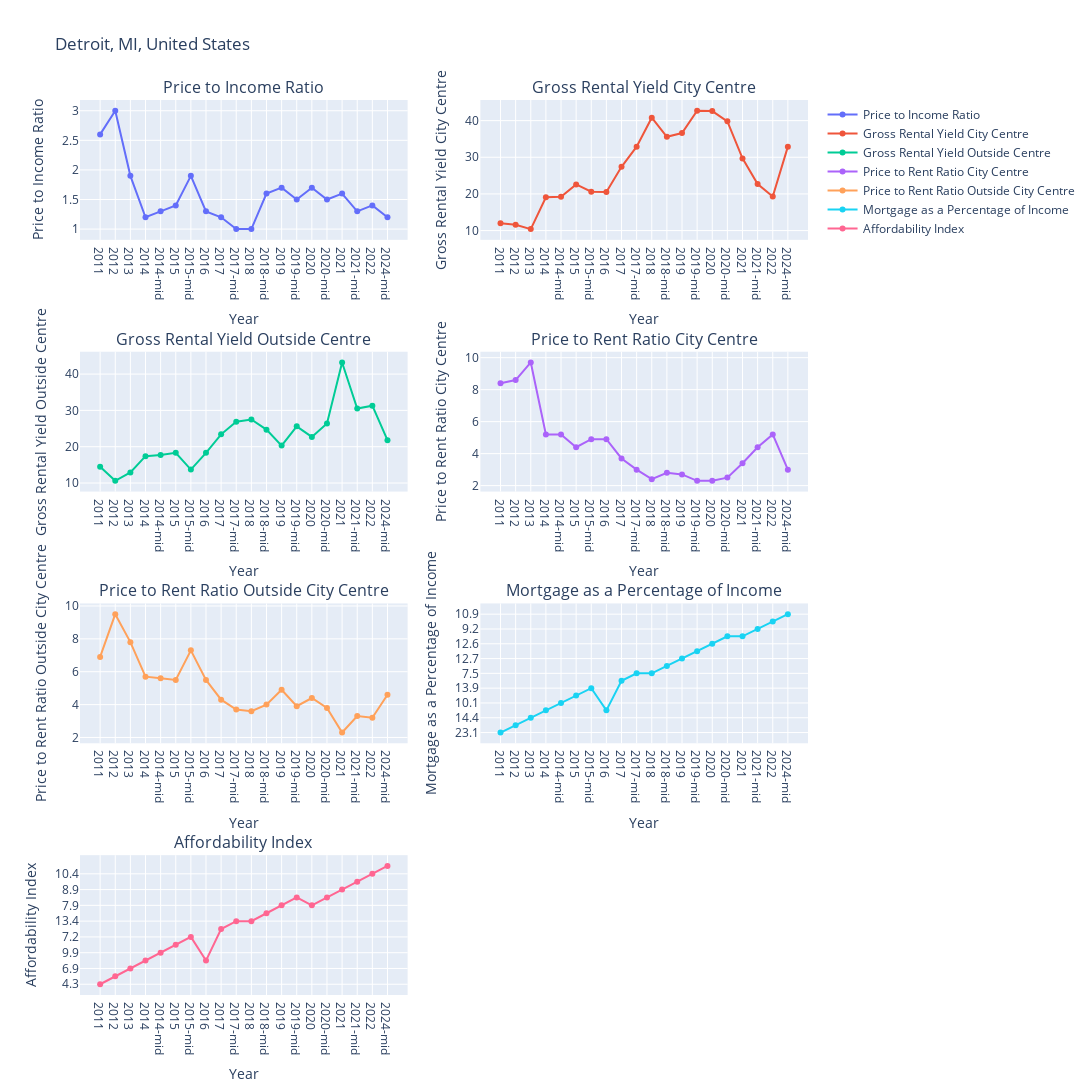
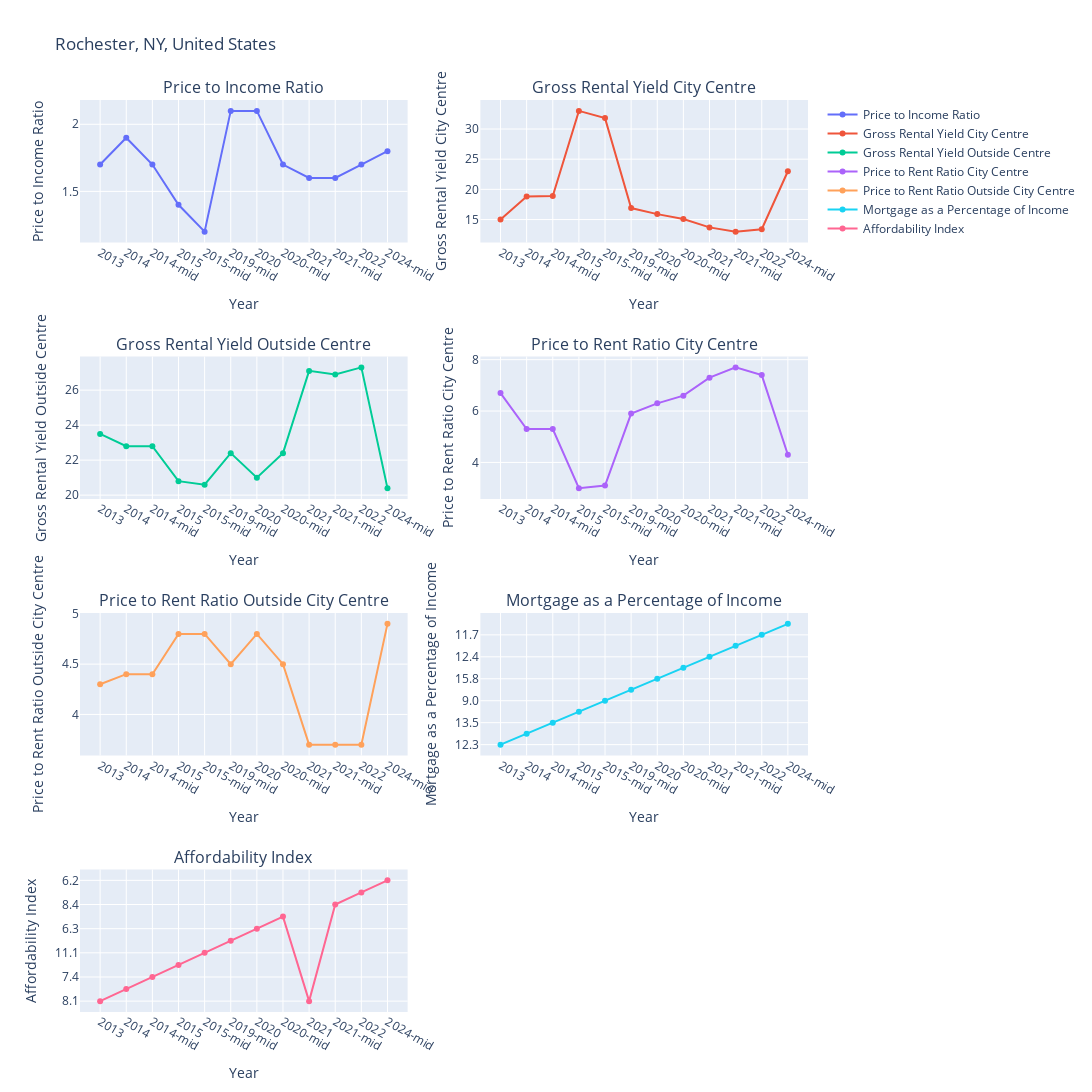

These figures' notebook cell, in order:
### Code cell
for city in cities:
    selected_city_df = df[df["City"] == city].sort_values('Year', ascending=True)
    selected_city_df.drop(columns=["City"], inplace=True)
    plot_graph(selected_city_df, city)

### Figure 1 — Plotly figure (JSON) as saved in the notebook; plotly's stock layout.template omitted (floating-point values rounded to 4 significant figures)
{"data": [{"mode": "lines+markers", "name": "Price to Income Ratio", "type": "scatter", "x": ["2011", "2012", "2013", "2014", "2014-mid", "2015", "2015-mid", "2016", "2017", "2017-mid", "2018", "2018-mid", "2019", "2019-mid", "2020", "2020-mid", "2021", "2021-mid", "2022", "2024-mid"], "xaxis": "x", "y": [2.6, 3, 1.9, 1.2, 1.3, 1.4, 1.9, 1.3, 1.2, 1, 1, 1.6, 1.7, 1.5, 1.7, 1.5, 1.6, 1.3, 1.4, 1.2], "yaxis": "y"}, {"mode": "lines+markers", "name": "Gross Rental Yield City Centre", "type": "scatter", "x": ["2011", "2012", "2013", "2014", "2014-mid", "2015", "2015-mid", "2016", "2017", "2017-mid", "2018", "2018-mid", "2019", "2019-mid", "2020", "2020-mid", "2021", "2021-mid", "2022", "2024-mid"], "xaxis": "x2", "y": [12, 11.6, 10.4, 19.1, 19.2, 22.6, 20.6, 20.5, 27.4, 32.9, 40.8, 35.6, 36.6, 42.7, 42.6, 39.8, 29.7, 22.7, 19.3, 32.9], "yaxis": "y2"}, {"mode": "lines+markers", "name": "Gross Rental Yield Outside Centre", "type": "scatter", "x": ["2011", "2012", "2013", "2014", "2014-mid", "2015", "2015-mid", "2016", "2017", "2017-mid", "2018", "2018-mid", "2019", "2019-mid", "2020", "2020-mid", "2021", "2021-mid", "2022", "2024-mid"], "xaxis": "x3", "y": [14.5, 10.6, 12.9, 17.4, 17.7, 18.3, 13.7, 18.3, 23.4, 26.9, 27.5, 24.7, 20.3, 25.6, 22.7, 26.4, 43.2, 30.5, 31.3, 21.8], "yaxis": "y3"}, {"mode": "lines+markers", "name": "Price to Rent Ratio City Centre", "type": "scatter", "x": ["2011", "2012", "2013", "2014", "2014-mid", "2015", "2015-mid", "2016", "2017", "2017-mid", "2018", "2018-mid", "2019", "2019-mid", "2020", "2020-mid", "2021", "2021-mid", "2022", "2024-mid"], "xaxis": "x4", "y": [8.4, 8.6, 9.7, 5.2, 5.2, 4.4, 4.9, 4.9, 3.7, 3, 2.4, 2.8, 2.7, 2.3, 2.3, 2.5, 3.4, 4.4, 5.2, 3], "yaxis": "y4"}, {"mode": "lines+markers", "name": "Price to Rent Ratio Outside City Centre", "type": "scatter", "x": ["2011", "2012", "2013", "2014", "2014-mid", "2015", "2015-mid", "2016", "2017", "2017-mid", "2018", "2018-mid", "2019", "2019-mid", "2020", "2020-mid", "2021", "2021-mid", "2022", "2024-mid"], "xaxis": "x5", "y": [6.9, 9.5, 7.8, 5.7, 5.6, 5.5, 7.3, 5.5, 4.3, 3.7, 3.6, 4, 4.9, 3.9, 4.4, 3.8, 2.3, 3.3, 3.2, 4.6], "yaxis": "y5"}, {"mode": "lines+markers", "name": "Mortgage as a Percentage of Income", "type": "scatter", "x": ["2011", "2012", "2013", "2014", "2014-mid", "2015", "2015-mid", "2016", "2017", "2017-mid", "2018", "2018-mid", "2019", "2019-mid", "2020", "2020-mid", "2021", "2021-mid", "2022", "2024-mid"], "xaxis": "x6", "y": ["23.1", "25.2", "14.4", "9.5", "10.1", "10.4", "13.9", "9.5", "8.9", "7.5", "7.5", "12.0", "12.7", "11.4", "12.6", "11.3", "11.3", "9.2", "9.6", "10.9"], "yaxis": "y6"}, {"mode": "lines+markers", "name": "Affordability Index", "type": "scatter", "x": ["2011", "2012", "2013", "2014", "2014-mid", "2015", "2015-mid", "2016", "2017", "2017-mid", "2018", "2018-mid", "2019", "2019-mid", "2020", "2020-mid", "2021", "2021-mid", "2022", "2024-mid"], "xaxis": "x7", "y": ["4.3", "4.0", "6.9", "10.5", "9.9", "9.6", "7.2", "10.5", "11.2", "13.4", "13.4", "8.4", "7.9", "8.8", "7.9", "8.8", "8.9", "10.9", "10.4", "9.2"], "yaxis": "y7"}], "layout": {"annotations": [{"font": {"size": 16}, "showarrow": false, "text": "Price to Income Ratio", "x": 0.225, "xanchor": "center", "xref": "paper", "y": 1, "yanchor": "bottom", "yref": "paper"}, {"font": {"size": 16}, "showarrow": false, "text": "Gross Rental Yield City Centre", "x": 0.775, "xanchor": "center", "xref": "paper", "y": 1, "yanchor": "bottom", "yref": "paper"}, {"font": {"size": 16}, "showarrow": false, "text": "Gross Rental Yield Outside Centre", "x": 0.225, "xanchor": "center", "xref": "paper", "y": 0.7188, "yanchor": "bottom", "yref": "paper"}, {"font": {"size": 16}, "showarrow": false, "text": "Price to Rent Ratio City Centre", "x": 0.775, "xanchor": "center", "xref": "paper", "y": 0.7188, "yanchor": "bottom", "yref": "paper"}, {"font": {"size": 16}, "showarrow": false, "text": "Price to Rent Ratio Outside City Centre", "x": 0.225, "xanchor": "center", "xref": "paper", "y": 0.4375, "yanchor": "bottom", "yref": "paper"}, {"font": {"size": 16}, "showarrow": false, "text": "Mortgage as a Percentage of Income", "x": 0.775, "xanchor": "center", "xref": "paper", "y": 0.4375, "yanchor": "bottom", "yref": "paper"}, {"font": {"size": 16}, "showarrow": false, "text": "Affordability Index", "x": 0.225, "xanchor": "center", "xref": "paper", "y": 0.1562, "yanchor": "bottom", "yref": "paper"}], "height": 1500, "title": {"text": "Detroit, MI, United States"}, "width": 1500, "xaxis": {"anchor": "y", "domain": [0, 0.45], "title": {"text": "Year"}}, "xaxis2": {"anchor": "y2", "domain": [0.55, 1], "title": {"text": "Year"}}, "xaxis3": {"anchor": "y3", "domain": [0, 0.45], "title": {"text": "Year"}}, "xaxis4": {"anchor": "y4", "domain": [0.55, 1], "title": {"text": "Year"}}, "xaxis5": {"anchor": "y5", "domain": [0, 0.45], "title": {"text": "Year"}}, "xaxis6": {"anchor": "y6", "domain": [0.55, 1], "title": {"text": "Year"}}, "xaxis7": {"anchor": "y7", "domain": [0, 0.45], "title": {"text": "Year"}}, "xaxis8": {"anchor": "y8", "domain": [0.55, 1]}, "yaxis": {"anchor": "x", "domain": [0.8438, 1], "title": {"text": "Price to Income Ratio"}}, "yaxis2": {"anchor": "x2", "domain": [0.8438, 1], "title": {"text": "Gross Rental Yield City Centre"}}, "yaxis3": {"anchor": "x3", "domain": [0.5625, 0.7188], "title": {"text": "Gross Rental Yield Outside Centre"}}, "yaxis4": {"anchor": "x4", "domain": [0.5625, 0.7188], "title": {"text": "Price to Rent Ratio City Centre"}}, "yaxis5": {"anchor": "x5", "domain": [0.2812, 0.4375], "title": {"text": "Price to Rent Ratio Outside City Centre"}}, "yaxis6": {"anchor": "x6", "domain": [0.2812, 0.4375], "title": {"text": "Mortgage as a Percentage of Income"}}, "yaxis7": {"anchor": "x7", "domain": [0, 0.1562], "title": {"text": "Affordability Index"}}, "yaxis8": {"anchor": "x8", "domain": [0, 0.1562]}}}

### Figure 2 — Plotly figure (JSON) as saved in the notebook; plotly's stock layout.template omitted (floating-point values rounded to 4 significant figures)
{"data": [{"mode": "lines+markers", "name": "Price to Income Ratio", "type": "scatter", "x": ["2013", "2014", "2014-mid", "2015", "2015-mid", "2019-mid", "2020", "2020-mid", "2021", "2021-mid", "2022", "2024-mid"], "xaxis": "x", "y": [1.7, 1.9, 1.7, 1.4, 1.2, 2.1, 2.1, 1.7, 1.6, 1.6, 1.7, 1.8], "yaxis": "y"}, {"mode": "lines+markers", "name": "Gross Rental Yield City Centre", "type": "scatter", "x": ["2013", "2014", "2014-mid", "2015", "2015-mid", "2019-mid", "2020", "2020-mid", "2021", "2021-mid", "2022", "2024-mid"], "xaxis": "x2", "y": [15, 18.8, 18.9, 33, 31.8, 16.9, 15.9, 15.1, 13.7, 13, 13.4, 23], "yaxis": "y2"}, {"mode": "lines+markers", "name": "Gross Rental Yield Outside Centre", "type": "scatter", "x": ["2013", "2014", "2014-mid", "2015", "2015-mid", "2019-mid", "2020", "2020-mid", "2021", "2021-mid", "2022", "2024-mid"], "xaxis": "x3", "y": [23.5, 22.8, 22.8, 20.8, 20.6, 22.4, 21, 22.4, 27.1, 26.9, 27.3, 20.4], "yaxis": "y3"}, {"mode": "lines+markers", "name": "Price to Rent Ratio City Centre", "type": "scatter", "x": ["2013", "2014", "2014-mid", "2015", "2015-mid", "2019-mid", "2020", "2020-mid", "2021", "2021-mid", "2022", "2024-mid"], "xaxis": "x4", "y": [6.7, 5.3, 5.3, 3, 3.1, 5.9, 6.3, 6.6, 7.3, 7.7, 7.4, 4.3], "yaxis": "y4"}, {"mode": "lines+markers", "name": "Price to Rent Ratio Outside City Centre", "type": "scatter", "x": ["2013", "2014", "2014-mid", "2015", "2015-mid", "2019-mid", "2020", "2020-mid", "2021", "2021-mid", "2022", "2024-mid"], "xaxis": "x5", "y": [4.3, 4.4, 4.4, 4.8, 4.8, 4.5, 4.8, 4.5, 3.7, 3.7, 3.7, 4.9], "yaxis": "y5"}, {"mode": "lines+markers", "name": "Mortgage as a Percentage of Income", "type": "scatter", "x": ["2013", "2014", "2014-mid", "2015", "2015-mid", "2019-mid", "2020", "2020-mid", "2021", "2021-mid", "2022", "2024-mid"], "xaxis": "x6", "y": ["12.3", "15.3", "13.5", "11.2", "9.0", "15.6", "15.8", "12.5", "12.4", "11.9", "11.7", "16.1"], "yaxis": "y6"}, {"mode": "lines+markers", "name": "Affordability Index", "type": "scatter", "x": ["2013", "2014", "2014-mid", "2015", "2015-mid", "2019-mid", "2020", "2020-mid", "2021", "2021-mid", "2022", "2024-mid"], "xaxis": "x7", "y": ["8.1", "6.5", "7.4", "9.0", "11.1", "6.4", "6.3", "8.0", "8.1", "8.4", "8.5", "6.2"], "yaxis": "y7"}], "layout": {"annotations": [{"font": {"size": 16}, "showarrow": false, "text": "Price to Income Ratio", "x": 0.225, "xanchor": "center", "xref": "paper", "y": 1, "yanchor": "bottom", "yref": "paper"}, {"font": {"size": 16}, "showarrow": false, "text": "Gross Rental Yield City Centre", "x": 0.775, "xanchor": "center", "xref": "paper", "y": 1, "yanchor": "bottom", "yref": "paper"}, {"font": {"size": 16}, "showarrow": false, "text": "Gross Rental Yield Outside Centre", "x": 0.225, "xanchor": "center", "xref": "paper", "y": 0.7188, "yanchor": "bottom", "yref": "paper"}, {"font": {"size": 16}, "showarrow": false, "text": "Price to Rent Ratio City Centre", "x": 0.775, "xanchor": "center", "xref": "paper", "y": 0.7188, "yanchor": "bottom", "yref": "paper"}, {"font": {"size": 16}, "showarrow": false, "text": "Price to Rent Ratio Outside City Centre", "x": 0.225, "xanchor": "center", "xref": "paper", "y": 0.4375, "yanchor": "bottom", "yref": "paper"}, {"font": {"size": 16}, "showarrow": false, "text": "Mortgage as a Percentage of Income", "x": 0.775, "xanchor": "center", "xref": "paper", "y": 0.4375, "yanchor": "bottom", "yref": "paper"}, {"font": {"size": 16}, "showarrow": false, "text": "Affordability Index", "x": 0.225, "xanchor": "center", "xref": "paper", "y": 0.1562, "yanchor": "bottom", "yref": "paper"}], "height": 1500, "title": {"text": "Rochester, NY, United States"}, "width": 1500, "xaxis": {"anchor": "y", "domain": [0, 0.45], "title": {"text": "Year"}}, "xaxis2": {"anchor": "y2", "domain": [0.55, 1], "title": {"text": "Year"}}, "xaxis3": {"anchor": "y3", "domain": [0, 0.45], "title": {"text": "Year"}}, "xaxis4": {"anchor": "y4", "domain": [0.55, 1], "title": {"text": "Year"}}, "xaxis5": {"anchor": "y5", "domain": [0, 0.45], "title": {"text": "Year"}}, "xaxis6": {"anchor": "y6", "domain": [0.55, 1], "title": {"text": "Year"}}, "xaxis7": {"anchor": "y7", "domain": [0, 0.45], "title": {"text": "Year"}}, "xaxis8": {"anchor": "y8", "domain": [0.55, 1]}, "yaxis": {"anchor": "x", "domain": [0.8438, 1], "title": {"text": "Price to Income Ratio"}}, "yaxis2": {"anchor": "x2", "domain": [0.8438, 1], "title": {"text": "Gross Rental Yield City Centre"}}, "yaxis3": {"anchor": "x3", "domain": [0.5625, 0.7188], "title": {"text": "Gross Rental Yield Outside Centre"}}, "yaxis4": {"anchor": "x4", "domain": [0.5625, 0.7188], "title": {"text": "Price to Rent Ratio City Centre"}}, "yaxis5": {"anchor": "x5", "domain": [0.2812, 0.4375], "title": {"text": "Price to Rent Ratio Outside City Centre"}}, "yaxis6": {"anchor": "x6", "domain": [0.2812, 0.4375], "title": {"text": "Mortgage as a Percentage of Income"}}, "yaxis7": {"anchor": "x7", "domain": [0, 0.1562], "title": {"text": "Affordability Index"}}, "yaxis8": {"anchor": "x8", "domain": [0, 0.1562]}}}
